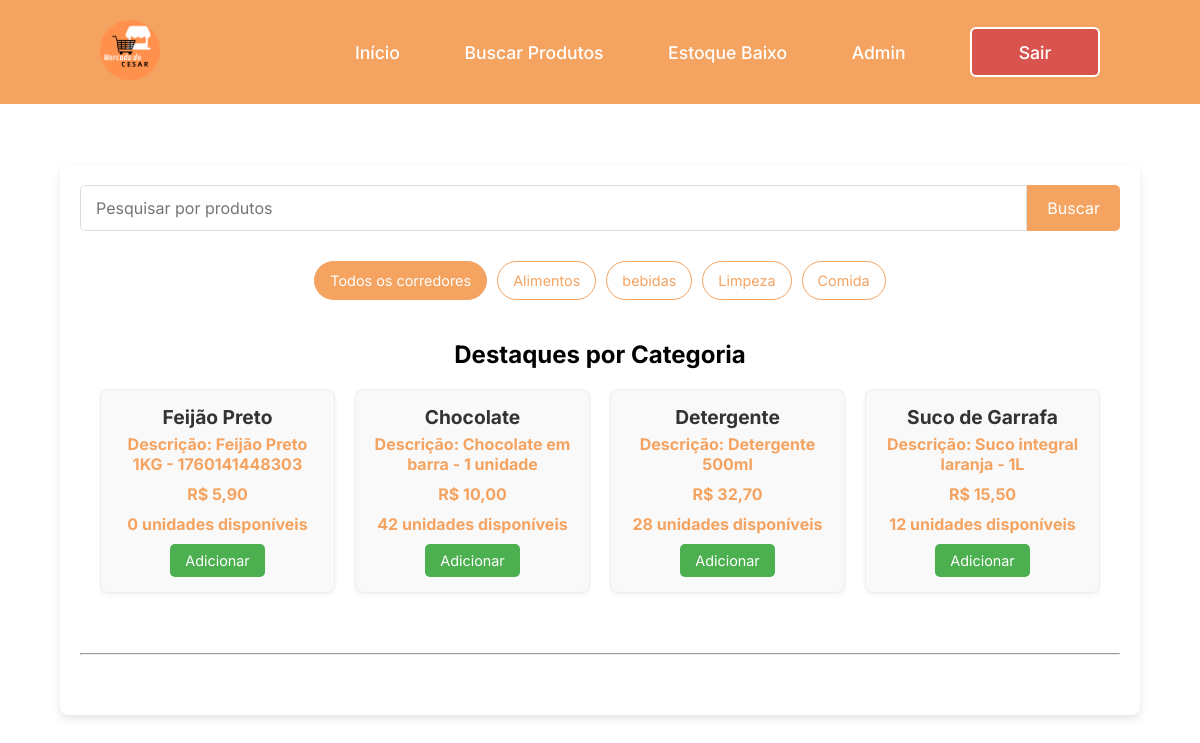
The page /busca/ (signed in) on the database its author committed.
### mercadocesar/models.py (models this page shows, shortened)
class Produto(models.Model):
	nome = models.CharField(max_length=30, unique=True)
	codigo = models.CharField(max_length=30, unique=True)
	descricao = models.CharField(max_length=200, default="", unique=True)
	categoria = models.CharField(max_length=50)
	preco_custo = models.DecimalField(
		max_digits=10,
		decimal_places=2,
		validators=[MinValueValidator(0)]
	)
	preco = models.DecimalField(
		max_digits=10,
		decimal_places=2,
		validators=[MinValueValidator(0)]
	)
	unidade_medida = models.CharField(max_length=20)
	class Meta:
		constraints = [
			CheckConstraint(check=~Q(codigo=""), name='codigo_nao_vazio'),
   			CheckConstraint(check=~Q(descricao=""), name='descricao_nao_vazia'),
			CheckConstraint(check=~Q(categoria=""), name='categoria_nao_vazia'),
			CheckConstraint(check=~Q(unidade_medida=""), name='unidade_medida_nao_vazia'),
		]
	def estoque_total(self):
		from django.db.models import Sum
		total = self.estoque_set.aggregate(Sum('quantidade'))['quantidade__sum']
		return total if total is not None else 0

### mercadocesar/views.py (the view)
# urls.py: path('busca/', buscar_itens, name= 'busca'),
@login_required
def buscar_itens(request):
    todos_produtos = Produto.objects.all().order_by('categoria', 'id')
    produtos_destaque = []
    categoria_vistas = set()
    for produto in todos_produtos:
        if produto.categoria not in categoria_vistas:
            produtos_destaque.append(produto)
            categoria_vistas.add(produto.categoria)
    contexto = {
        'todos_produtos': todos_produtos,
        'produtos_destaque': produtos_destaque
    }
    return render(request, 'buscar_itens.html', contexto)

### mercadocesar/templates/buscar_itens.html (shortened to what this page needs)
{% extends "base.html" %}
{% load static %}
{% block content %}
    <div class="search-bar">
        <input type="text" id="barraPesquisa" placeholder="Pesquisar por produtos">
        <button>Buscar</button>
    </div>
    <div class="categories">
        <button class="category-button active" data-filter="all">Todos os corredores</button>
        <button class="category-button" data-filter="Alimentos">Alimentos</button>
        <button class="category-button" data-filter="bebidas">bebidas</button>
        <button class="category-button" data-filter="Limpeza">Limpeza</button>
        <button class="category-button" data-filter="Comida">Comida</button>
    </div>
    <h2 style="margin-top: 30px; text-align: center;">Destaques por Categoria</h2>
    <div id="destaqueGrid" class="highlight-grid product-grid">
        {% for produto in produtos_destaque %}
            <div class="product-card highlight" data-categoria="{{ produto.categoria }}">
                <h3 class="nomeProduto">{{ produto.nome|default:'Nome Ausente' }}</h3>
                <p>Descrição: {{ produto.descricao }}</p>
                <p>R$ {{ produto.preco|default:'???' }}</p>
                <p class="estoque">{{ produto.estoque_total }} unidades disponíveis</p>
                <button>Adicionar</button>
            </div>
        {% endfor %}
    </div>
    <hr style="margin: 40px 0;">
{% endblock content %}

### mercadocesar/static/css/testelogin.css (style rules this page uses)
* { margin: 0; padding: 0; box-sizing: border-box; font-family:verdana; }
body { background-color:white; display:flex; flex-direction: column; justify-content:center; align-items:center; min-height: 100vh; margin: 0px; }
button { background-color:#f4a361; color:white; border-radius: 6px; border-color:white; }
html { scroll-behavior: smooth; }

### mercadocesar/static/css/buscar_itens.css (style rules this page uses)
* { margin: 0; padding: 0; box-sizing: border-box; font-family: "Inter", sans-serif;; }
html { scroll-behavior: smooth; }
body { min-height: 100vh; background-color: white; }
.search-bar { display: flex; justify-content: center; margin-bottom: 30px; }
.search-bar input { flex-grow: 1; padding: 12px 15px; border: 1px solid #ddd; border-radius: 5px 0 0 5px; font-size: 1em; }
.search-bar button { padding: 12px 20px; background-color: #f4a361; color: white; border: none; border-radius: 0 5px 5px 0; cursor: pointer; font-size: 1em; transition: background-color 0.3s ease; }
.categories { display: flex; flex-wrap: wrap; justify-content: center; gap: 10px; margin-bottom: 40px; }
.category-button { padding: 10px 15px; border: 1px solid #f4a361; border-radius: 20px; background-color: white; color: #f4a361; cursor: pointer; font-size: 0.9em; transition: all 0.3s ease; }
.category-button:hover, .category-button.active { background-color: #f4a361; color: white; }
.product-grid { display: grid; grid-template-columns: repeat(auto-fill, minmax(200px, 1fr)); gap: 20px; padding: 20px; }
.product-card { background-color: #f9f9f9; border: 1px solid #eee; border-radius: 8px; padding: 15px; text-align: center; box-shadow: 0 2px 4px rgba(0,0,0,0.05); transition: transform 0.2s ease; }
.product-card h3 { font-size: 1.2em; color: #333; margin-bottom: 5px; }
.product-card p { font-size: 1em; color: #f4a361; font-weight: bold; margin-bottom: 10px; }
.product-card button { background-color: #4CAF50; color: white; border: none; padding: 8px 15px; border-radius: 5px; cursor: pointer; font-size: 0.9em; transition: background-color 0.3s ease; }

### rows shown on the page
Produto: nome "Feijão Preto", descricao "Feijão Preto 1KG - 1760141448303", preco "5,90", estoque_total "0"
Produto: nome "Chocolate", descricao "Chocolate em barra - 1 unidade", preco "10,00", estoque_total "42"
Produto: nome "Detergente", descricao "Detergente 500ml", preco "32,70", estoque_total "28"
Produto: nome "Suco de Garrafa", descricao "Suco integral laranja - 1L", preco "15,50", estoque_total "12"
